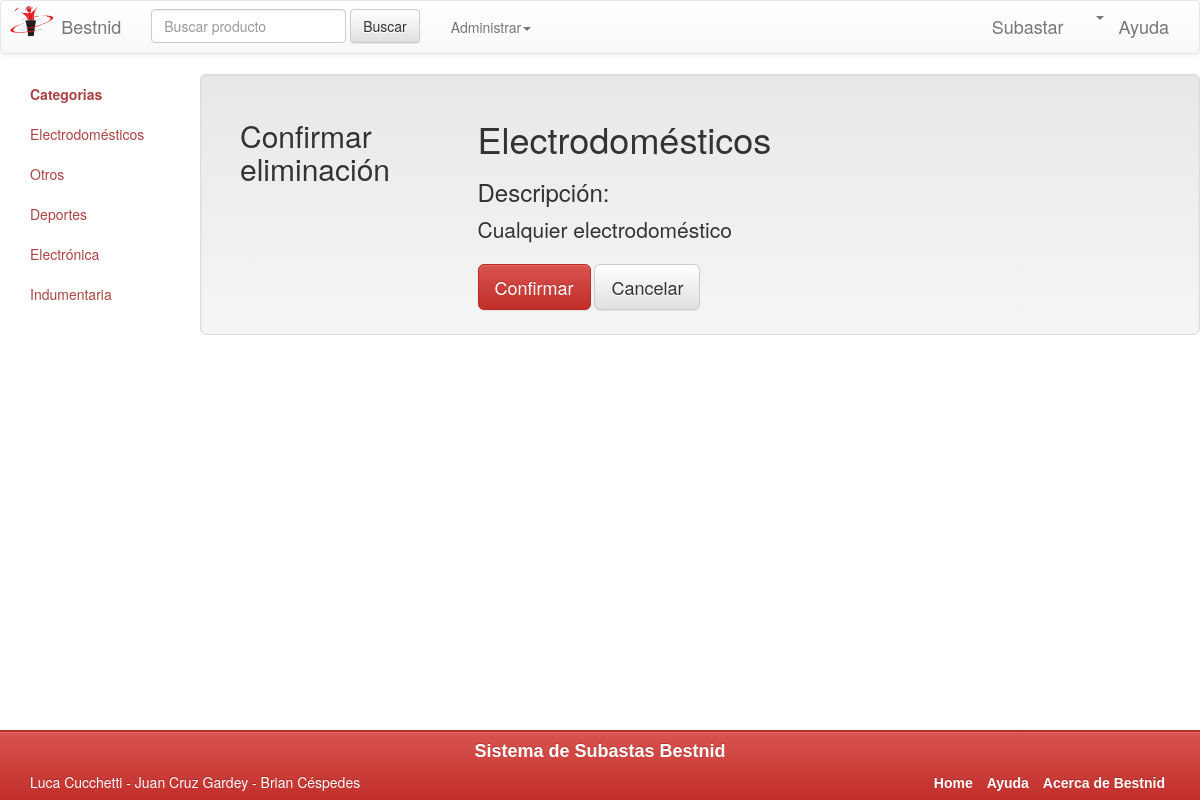
The app's page /Bestnid/verCategoria.php?id=3 (signed in) with its own data.
### tables this page shows
CREATE TABLE IF NOT EXISTS `categoria` (
`idCategoria` int(11) NOT NULL,
  `nombre` varchar(50) NOT NULL,
  `descripcion` longtext
);

### Bestnid/verCategoria.php (the view, shortened to what this page needs)
<DOCTYPE html>
<html lang="es">
	<head>
		<link rel="stylesheet" href="Bootstrap/css/bootstrap.min.css">
		<link rel="stylesheet" href="Bootstrap/css/bootstrap-theme.min.css">
		<link rel="stylesheet" href="estilopropio.css">
	</head>
	<body>
		<section class="main container-fluid">
			<div class="main row">
				<div class="col-sm-3 col-md-2 sidebar">
		        	<ul class="nav nav-sidebar">
			            <li class="active"><a class="text-danger" href="home.php"><strong>Categorias</strong></a></li>
			            <?php
							include("conexion.php");
							$result = mysqli_query ($link, "SELECT * FROM Categoria");
							while ($row=mysqli_fetch_array($result) ) {
								echo "<li><a class='text-danger' href='listadoProductosPorCategoria.php?idCategoria=".$row["idCategoria"]." '>".$row["nombre"]."</a></li>";
							}
						?>
			        </ul>
		        </div>
		        <div class="col-md-10 well well-lg">
					<div class="col-md-3">
						<h2>Confirmar eliminaci&oacute;n</h2>
					</div>
					<div class="col-md-7">
						<?php
							include("conexion.php");
							$result= mysqli_query ($link, "SELECT * FROM Categoria WHERE idCategoria='".$_GET["id"]."' ");
							$rowCat= mysqli_fetch_array($result);
						?>
						<h1><?php echo $rowCat["nombre"]; ?></h1>
						<h3>Descripci&oacute;n:</h3>
						<p class='lead'><?php echo $rowCat["descripcion"]; ?></p>
						<a class="btn btn-lg btn-danger" href=<?php echo "eliminarCategoria.php?id=".$_GET["id"]."";?> >Confirmar</a>
						<a class="btn btn-lg btn-default" href="listadoCategorias.php">Cancelar</a>
					</div>
				</div>
			</div>
		</section>
		<footer class="btn-danger">
			<div class="container">
				<div class="row">
					<h4 class="text-center">Sistema de Subastas Bestnid</h4>
				</div>
				<div class="row">
					<div class="col-md-6">
						<p>Luca Cucchetti - Juan Cruz Gardey - Brian C&eacute;spedes </p>
					</div>
					<div class="col-md-6">
						<ul class="list-inline text-right">
							<li><a href="home.php">Home</a></li>
							<li><a href="#">Ayuda</a></li>
							<li><a href="acercaBestnid.php">Acerca de Bestnid</a></li>
						</ul>
					</div>
				</div>
			</div>
		</footer>
	</body>
</html>

### Bestnid/estilopropio.css (style rules this page uses)
.navbar-brand { padding: 0px; }
footer { position: fixed; bottom: 0px; width: 100%; background: #111; background: rgba(0,0,0,.90); border-top: 2px solid #f00; z-index:100; height: 70px; }
body { margin-bottom:70px; }
footer h4 { font-weight: bold; font-family: sans-serif; }
footer a { font-weight: bold; font-family: sans-serif; color:white; }

### records on screen
categoria: nombre "Electrodomésticos", descripcion "Cualquier electrodoméstico"
categoria: nombre "Otros"
categoria: nombre "Deportes"
categoria: nombre "Electrónica"
categoria: nombre "Indumentaria"
